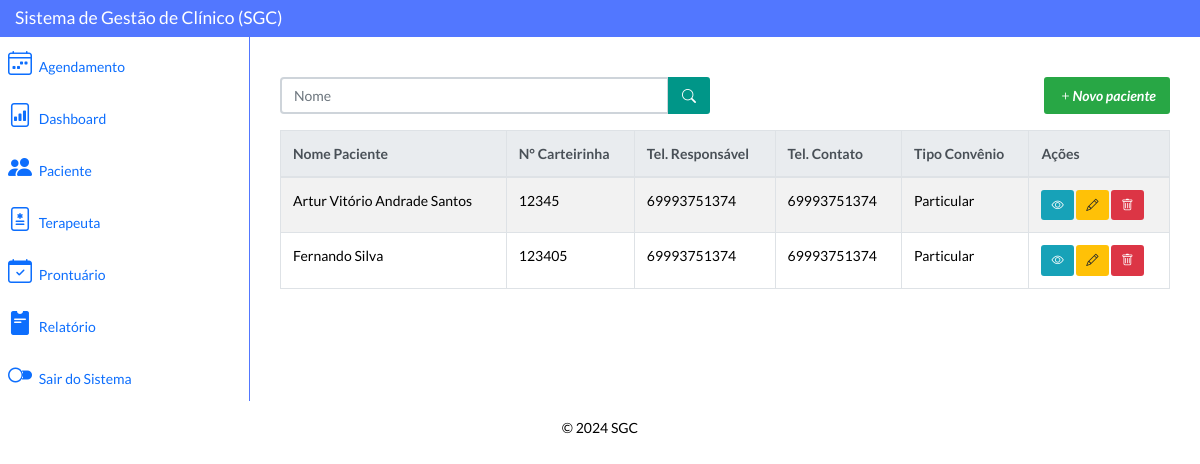
The page /paciente/list/ on the database its author committed.
### pacientes/models.py (models this page shows, shortened)
class Paciente(models.Model):
    nome = models.CharField(max_length=100)
    documento = models.CharField(max_length=100)
    carteirinha = models.CharField(max_length=100)
    endereco = models.CharField(max_length=100)
    telefone_responsavel = models.CharField(max_length=100)
    telefone_contato = models.CharField(max_length=100)
    telefone_emergencia = models.CharField(max_length=100)
    tipo_convenio = models.CharField(max_length=100)
    data_nascimento = models.DateField(null=False, blank=False)
    nome_responsavel = models.CharField(max_length=100)
    documento_responsavel = models.CharField(max_length=100)
    foto_carteirinha = models.ImageField(upload_to='documentos_pacientes/', blank=True, null=True)
    class Meta:
        ordering = ['nome']

### pacientes/views.py (the view)
# urls.py: path('paciente/list/', views.PacienteListView.as_view(), name='paciente-list'),
class PacienteListView(ListView):
    model = models.Paciente
    template_name = 'paciente-list.html'
    context_object_name = 'pacientes'
    paginate_by = 10
    def get_queryset(self):
        queryset = super().get_queryset()
        nome = self.request.GET.get('nome')
        if nome:
            queryset = queryset.filter(nome__icontains=nome)
        return queryset

### pacientes/templates/paciente-list.html (shortened to what this page needs)
{% extends 'base.html' %}
{% block content %}
<div class="row mb-3">
    <div class="col-md-6">
        <form method="get" action="{% url 'paciente-list' %}">
            <div class="input-group">
                <input type="text" class="form-control" name="nome" placeholder="Nome" value="{{ request.GET.nome }}">
                <button type="submit" class="btn btn-primary">
                    <i class="bi bi-search"></i>
                </button>
            </div>
        </form>
    </div>
    <div class="col-md-6">
        <a href="{% url 'paciente-create' %}" class="btn btn-success float-end">
            <i class="bi bi-plus">Novo paciente</i>
        </a>
    </div>
</div>
<div class="table-responsive">
    <table class="table table-striped table-bordered">
        <thead class="thead-light">
            <th>Nome Paciente</th>
            <th>N° Carteirinha</th>
            <th>Tel. Responsável</th>
            <th>Tel. Contato</th>
            <th>Tipo Convênio</th>
            <th>Ações</th>
        </thead>
        <tbody>
            {% for paciente in pacientes %}
            <tr>
                <td>{{ paciente.nome }}</td>
                <td>{{ paciente.carteirinha }}</td>
                <td>{{ paciente.telefone_responsavel }}</td>
                <td>{{ paciente.telefone_contato }}</td>
                <td>{{ paciente.tipo_convenio }}</td>
                <td>
                    <a href="{% url 'paciente-detail' paciente.id %}" class="btn btn-info btn-sm">
                        <i class="bi bi-eye"></i>
                    </a>
                    <a href="{% url 'paciente-update' paciente.id %}" class="btn btn-warning btn-sm">
                        <i class="bi bi-pencil"></i>
                    </a>
                    <a href="{% url 'paciente-delete' paciente.id %}" class="btn btn-danger btn-sm">
                        <i class="bi bi-trash"></i>
                    </a>
                </td>
            </tr>
            {% endfor %}
        </tbody>
    </table>
</div>
{% endblock %}

### app/templates/base.html (shortened to what this page needs)
{% load static %}
<!DOCTYPE html>
<html lang="pt-br" data-bs-theme="white">
{% include 'components/_header-link.html' %}
<body>
  {% include 'components/_header.html' %}
  <div class="container-fluid">
    {% include 'components/_sidebar.html' %}
    <div class="col py-3">
      <div class="container mt-4">
        <main>
          {% block content %}
          {% endblock %}
      </div>
    </div>
  </div>
  {% include 'components/_footer.html' %}
</body>
</html>

### app/templates/components/_header-link.html (shortened to what this page needs)
{% load static %}
<head>
    <link href="https://cdn.jsdelivr.net/npm/bootstrap@5.3.3/dist/css/bootstrap.min.css" rel="stylesheet">
    <link rel="stylesheet" href="https://cdn.jsdelivr.net/npm/bootstrap-icons@1.11.3/font/bootstrap-icons.min.css">
    <link rel="stylesheet" href="https://stackpath.bootstrapcdn.com/bootstrap/4.1.3/css/bootstrap.min.css">
    <link rel="stylesheet" href="https://maxcdn.bootstrapcdn.com/bootstrap/4.0.0/css/bootstrap.min.css">
    <link rel="stylesheet" href="https://use.fontawesome.com/releases/v5.0.10/css/all.css">
    <link rel="stylesheet" type="text/css" href="{% static 'css/calender.css' %}">
    <link rel="stylesheet" type="text/css" href="{% static 'css/main.css' %}" />
    <link rel="stylesheet" type="text/css" href="https://maxcdn.bootstrapcdn.com/font-awesome/4.7.0/css/font-awesome.min.css" />
  </head>

### app/templates/components/_header.html
<nav class="navbar navbar-expand-lg navbar-light bg-white p-0">
  <div class="container-fluid" style="background-color: #5277ff;">
    <a class="navbar-brand text-black text-white" href="#">Sistema de Gestão de Clínico (SGC)</a>
  </div>
</nav>

### app/templates/components/_sidebar.html (shortened to what this page needs)
<div class="row flex-nowrap">
  <div class="col-auto col-md-0 col-xl-0 px-0 bg-white">
    <div class="d-flex flex-colum text-white pl-2" style="border-right: 1px solid #5277ff; width:250px; height:100%;">
      <div class="collapse d-sm-block" id="menuCollapse">
        <ul class="nav flex-column align-items-start" id="menu">
          <li>
            <a href="{% url 'calendario:calendar' %}" class="nav-link px-0 align-middle">
              <i class="bi bi-calendar4-week fs-4"></i>
              <span class="ms-1">Agendamento</span>
            </a>
          </li>
          <li>
            <a href="#" class="nav-link px-0 align-middle">
              <i class="bi bi-file-bar-graph fs-4"></i>
              <span class="ms-1">Dashboard</span>
            </a>
          </li>
          <li>
            <a href="{% url 'paciente-list' %}" class="nav-link px-0 align-middle">
              <i class="bi bi-people-fill fs-4"></i>
              <span class="ms-1">Paciente</span>
            </a>
          </li>
          <li>
            <a href="{% url 'terapeuta-list' %}" class="nav-link px-0 align-middle">
              <i class="bi bi-file-medical fs-4"></i>
              <span class="ms-1">Terapeuta</span>
            </a>
          </li>
          <li>
            <a href="{% url 'prontuario-list' %}" class="nav-link px-0 align-middle">
              <i class="bi bi-calendar-check fs-4"></i>
              <span class="ms-1">Prontuário</span>
            </a>
          </li>
          <li>
            <a href="{% url 'relatorio-list' %}" class="nav-link px-0 align-middle">
              <i class="bi bi-pass-fill fs-4"></i>
              <span class="ms-1">Relatório</span>
            </a>
          </li>
          <li>
            <a href="{% url 'usuarios:signout' %}" class="nav-link px-0 align-middle">
              <i class="bi bi-toggle2-off fs-4"></i>
              <span class="ms-1">Sair do Sistema</span>
            </a>
          </li>
        </ul>
      </div>
    </div>
  </div>

### app/templates/components/_js.html (shortened to what this page needs)
{% load static %}

### app/templates/components/_footer.html
<footer class="footer mt-auto py-3 text-center">
  <div class="container">
    <span class="text-black">© 2024 SGC</span>
  </div>
</footer>

### static/css/calender.css (style rules this page uses)
ul { height: 100%; padding: 0px 5px 0px 20px; }
a { color: #17a2b8; }
.btn { outline: none; color: black; background-color: transparent; box-shadow: 0 0 0 0; }

### rows shown on the page
Paciente: nome "Artur Vitório Andrade Santos", carteirinha "12345", telefone_responsavel "69993751374", telefone_contato "69993751374", tipo_convenio "Particular"
Paciente: nome "Fernando Silva", carteirinha "123405", telefone_responsavel "69993751374", telefone_contato "69993751374", tipo_convenio "Particular"
